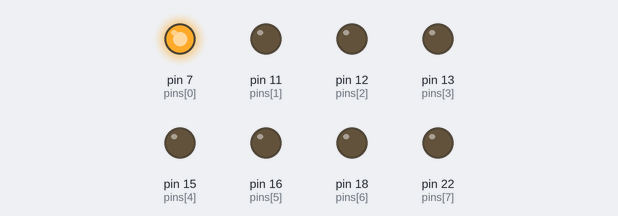
Recording of a program running on a simulated Raspberry Pi (header pin numbers). Shown: output pins drawn as LEDs (lit = HIGH). At 4.0 s the program stops and its outputs stay as they are.

Above: at 0.1 s.
At 0.6 s:
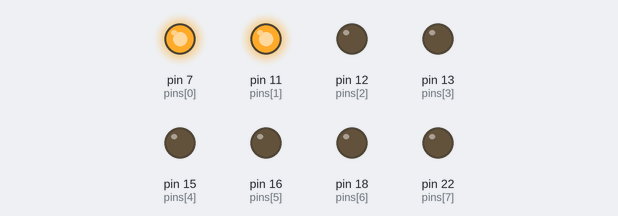
At 1.1 s:
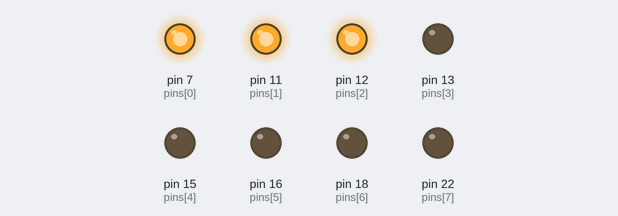
At 1.6 s:
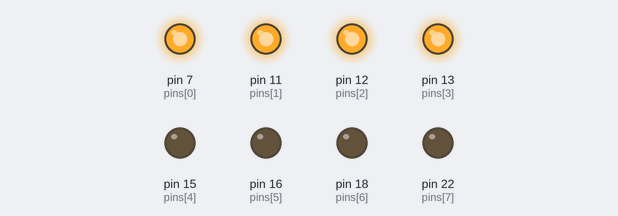
At 2.6 s:
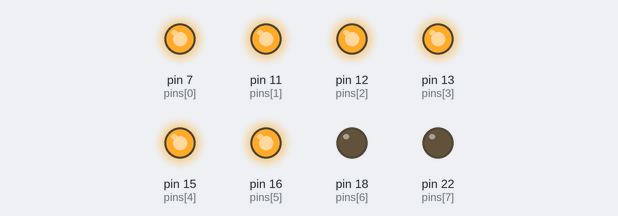
At 3.6 s:
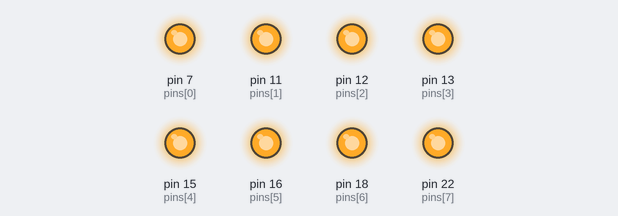
Timing chart, 0 to 5.1 s (numbered marks = the images above):
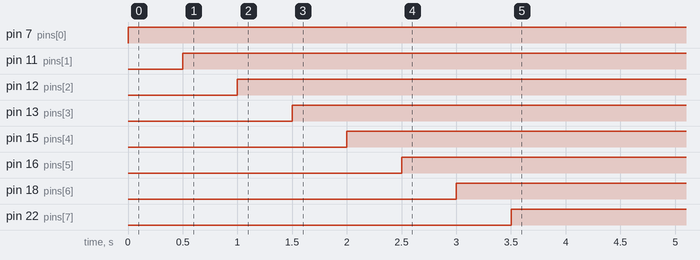

Measured:
- by itself, pin 7 (pins[0]): LOW → HIGH at 0.00 s
- by itself, pin 11 (pins[1]): LOW → HIGH at 0.50 s
- by itself, pin 12 (pins[2]): LOW → HIGH at 1.0 s
- by itself, pin 13 (pins[3]): LOW → HIGH at 1.5 s
- by itself, pin 15 (pins[4]): LOW → HIGH at 2.0 s
- by itself, pin 16 (pins[5]): LOW → HIGH at 2.5 s
- by itself, pin 18 (pins[6]): LOW → HIGH at 3.0 s
- by itself, pin 22 (pins[7]): LOW → HIGH at 3.5 s

The program:

test.py
```python
# Test to see if 8 LEDs work

import RPi.GPIO as gpio
import time

pins = (7, 11, 12, 13, 15, 16, 18, 22)

gpio.setmode(gpio.BOARD)
gpio.setup( 7, gpio.OUT)
gpio.setup(11, gpio.OUT)
gpio.setup(12, gpio.OUT)
gpio.setup(13, gpio.OUT)
gpio.setup(15, gpio.OUT)
gpio.setup(16, gpio.OUT)
gpio.setup(18, gpio.OUT)
gpio.setup(22, gpio.OUT)

for pin in pins:
    gpio.output(pin, 1)
    time.sleep(0.5)
```
